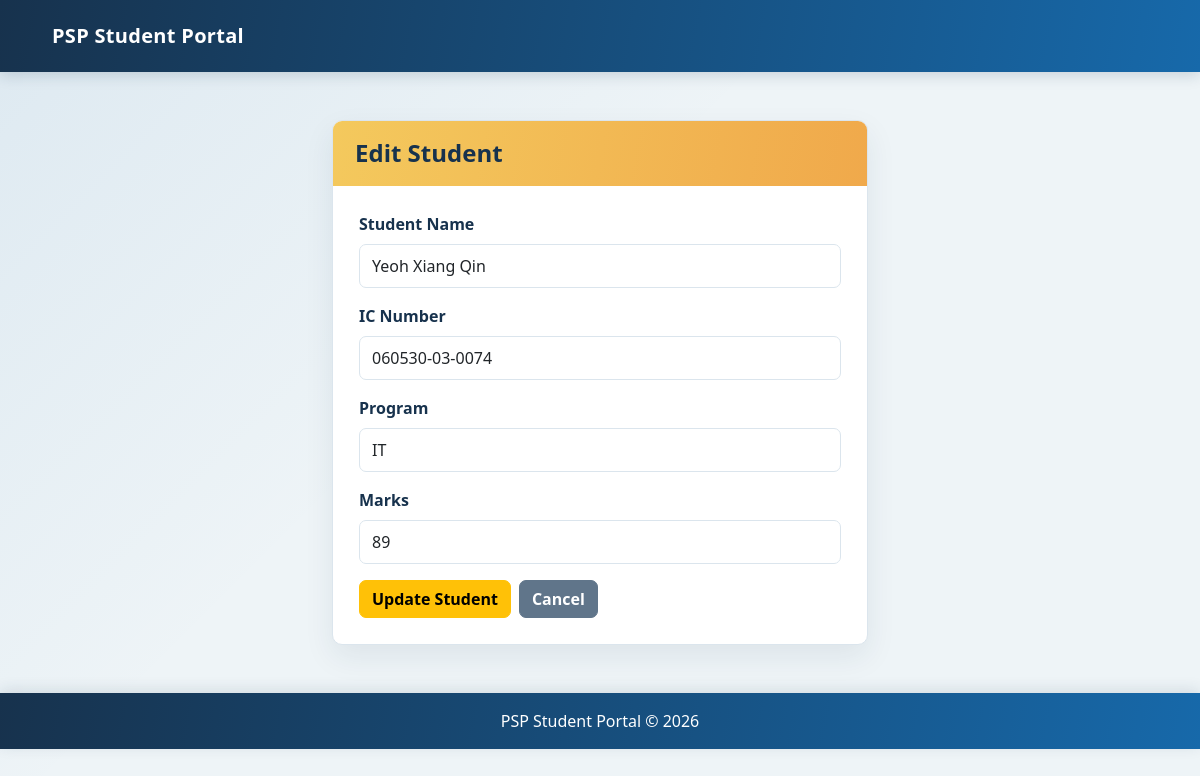
/controllers/StudentController.php?action=edit&id=10 (signed in), run on the app's committed database.
### tables this page shows
CREATE TABLE `students` (
  `id` int(11) NOT NULL,
  `name` varchar(100) NOT NULL,
  `ic` varchar(20) NOT NULL,
  `marks` int(11) NOT NULL,
  `program` varchar(100) NOT NULL DEFAULT ''
);

### models/Student.php (called while the page is built, shortened)
<?php
require_once __DIR__ . '/../config/database.php';
class Student
{
    private $conn;
    public function __construct()
    {
        global $conn;
        $this->conn = $conn;
    }
    public function getStudentById($id)
    {
        $sql = "SELECT * FROM students WHERE id = :id";
        $stmt = $this->conn->prepare($sql);
        $stmt->bindParam(':id', $id, PDO::PARAM_INT);
        $stmt->execute();
        return $stmt->fetch(PDO::FETCH_ASSOC);
    }
}
?>

### views/students/edit.php (the view, shortened to what this page needs)
<?php
require_once __DIR__ . '/../includes/header.php';
?>
<div class="container mt-5">
    <div class="row justify-content-center">
        <div class="col-md-6">
            <div class="card shadow">
                <div class="card-header bg-warning">
                    <h4 class="mb-0">Edit Student</h4>
                </div>
                <div class="card-body">
                    <form method="POST"
                          action="../controllers/StudentController.php?action=edit&id=<?= (int) $student['id'] ?>"
                          onsubmit="return validateEditForm();"
                          novalidate>
                        <div class="mb-3">
                            <label for="name" class="form-label">Student Name</label>
                            <input type="text"
                                   class="form-control"
                                   id="name"
                                   name="name"
                                   maxlength="100"
                                   value="<?= htmlspecialchars($student['name']) ?>"
                                   required>
                        </div>
                        <div class="mb-3">
                            <label for="ic" class="form-label">IC Number</label>
                            <input type="text"
                                   class="form-control"
                                   id="ic"
                                   name="ic"
                                   maxlength="14"
                                   pattern="[0-9]{6}-[0-9]{2}-[0-9]{4}"
                                   value="<?= htmlspecialchars($student['ic']) ?>"
                                   placeholder="e.g. 010101-07-0902"
                                   required>
                        </div>
                        <div class="mb-3">
                            <label for="program" class="form-label">Program</label>
                            <input type="text"
                                   class="form-control"
                                   id="program"
                                   name="program"
                                   maxlength="100"
                                   value="<?= htmlspecialchars($student['program'] ?? '') ?>"
                                   placeholder="Enter program"
                                   required>
                        </div>
                        <div class="mb-3">
                            <label for="marks" class="form-label">Marks</label>
                            <input type="number"
                                   class="form-control"
                                   id="marks"
                                   name="marks"
                                   value="<?= htmlspecialchars($student['marks']) ?>"
                                   min="0"
                                   max="100"
                                   step="1"
                                   required>
                        </div>
                        <div class="d-flex gap-2">
                            <button type="submit" class="btn btn-warning">Update Student</button>
                            <a href="../controllers/StudentController.php?action=index" class="btn btn-secondary">Cancel</a>
                        </div>
                    </form>
                </div>
            </div>
        </div>
    </div>
</div>
<?php
require_once __DIR__ . '/../includes/footer.php';
?>

### public/style.css (style rules this page uses)
:root { --portal-ink: #17324d; --portal-muted: #68798c; --portal-blue: #1769aa; --portal-teal: #168f91; --portal-surface: #ffffff; --portal-line: #dbe5ed; --portal-background: #eef4f7; }
body { min-height: 100vh; color: var(--portal-ink); background: linear-gradient(135deg, rgba(23, 105, 170, 0.08), transparent 42%), var(--portal-background); font-family: "Segoe UI", sans-serif; }
.container { max-width: 1120px; }
.card { overflow: hidden; border: 1px solid var(--portal-line); border-radius: 10px; background: var(--portal-surface); box-shadow: 0 12px 30px rgba(23, 50, 77, 0.08) !important; }
.card-header { padding: 18px 22px; border: 0; background: linear-gradient(100deg, var(--portal-blue), var(--portal-teal)) !important; }
.card-header.bg-warning { color: #17324d; background: linear-gradient(100deg, #f4c95d, #f0a94b) !important; }
.card-body { padding: 26px; }
h2, h4 { font-weight: 700; }
.form-label { color: var(--portal-ink); font-weight: 600; }
.form-control { min-height: 44px; border: 1px solid var(--portal-line); border-radius: 7px; }
.btn { border-radius: 7px; font-weight: 600; }
.btn-secondary { border-color: #60758a; background: #60758a; }

### data on the page
students: name "Yeoh Xiang Qin", ic "060530-03-0074", program "IT", marks "89"
